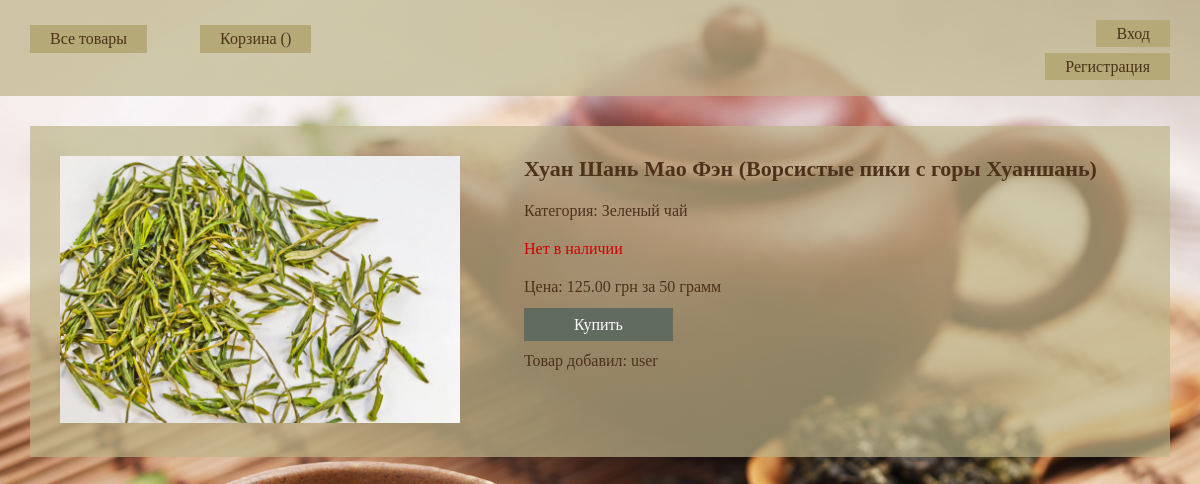
Page /tea/product/2/ on the committed database.
### tea/models.py (models this page shows, shortened)
class Product(models.Model):
    name = models.CharField(max_length=100)
    category = models.ForeignKey(Category, on_delete=models.CASCADE)
    price = models.DecimalField(max_digits=10, decimal_places=2)
    quantity = models.PositiveIntegerField()
    photo = models.ImageField(default='None', upload_to='products_photo/')
    user = models.ForeignKey(User, null=True)

class Category(models.Model):
    name = models.CharField(max_length=100)
    def __str__(self):
        return str(self.name)

### tea/views.py (the view)
# urls.py: url(r'^product/(?P<id>\d+)/$', ProductDetail.as_view(), name='product_detail'),
class ProductDetail(DetailView):
    model = Product
    pk_url_kwarg = 'id'
    template_name = 'product.html'
    def get_context_data(self, **kwargs):
        context = super(ProductDetail, self).get_context_data(**kwargs)
        context['cart'] = Cart(self.request)
        return context

### templates/product.html (shortened to what this page needs)
{% extends "base.html" %}
{% block content %}
    <div class="product_overview">
        <img src="{{ product.photo.url }}">
        <div class="details">
            <h1>{{ product.name }}</h1>
            <p>Категория: {{ product.category }}</p>
            {% if product.quantity > 0 %}
                <p class="yes">Есть в наличии</p>
            {% else %}
                <p class="no">Нет в наличии</p>
            {% endif %}
            <p>Цена: {{ product.price }} грн за 50 грамм</p>
            {% if product.quantity >= 50  %}
                <a href="add_to_cart/" class="add_to_cart_btn enabled">Купить</a>
            {% else %}
                <a href="" class="add_to_cart_btn disabled">Купить</a>
            {% endif %}
            <br><br>
            <p>Товар добавил: {{product.user}}</p>
        </div>
    </div>
{% endblock %}

### static/css/style.css (style rules this page uses)
html, body, div, span, a, img, strong, b, u, i, ol, ul, li, form, label, table, tbody, thead, tr, th, td, article, aside, footer, header, menu, nav, h1,h2,h3, p { margin: 0; padding: 0; border: 0; }
html, body { height: 100%; width: 100%; }
body { background: url(../images/back.jpg) no-repeat; background-size: cover; background-attachment: fixed; }
.product_overview { width: 95%; margin: 30px; background-color: rgba(190, 181, 138, 0.7); }
.product_overview img { margin: 30px; width: 400px; display: inline-block; }
.details { margin: 30px; display: inline-block; vertical-align: top; max-width: 600px; color: #4d321b; }
.details h1 { font-size: 22px; margin-bottom: 20px; }
.details p { margin-bottom: 20px; }
.details .no { color: #d20000; }
.add_to_cart_btn.disabled { background-color: #616b60; cursor: default; }
.add_to_cart_btn { text-decoration: none; padding: 8px 50px; font-size: 16px; background-color: #3a6d35; color: #fff; -moz-transition: background-color 0.3s 0.1s ease; -o-transition: background-color 0.3s 0.1s ease; -webkit-transition: background-color 0.3s 0.1s ease; }

### rows in the picture
Product: photo (picture), name "Хуан Шань Мао Фэн (Ворсистые пики с горы Хуаншань)", category "Зеленый чай", price "125.00", user "user"
